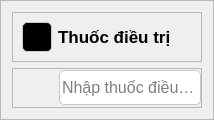
            <widget class="QFrame" name="frame_13">
             <property name="styleSheet">
              <string notr="true">#frame_13{
border: 1px solid rgb(199, 199, 199);
border-radius: 5px;
}
QLineEdit{
border: 1px solid rgb(199, 199, 199);
border-radius: 5px;
}</string>
             </property>
             <property name="frameShape">
              <enum>QFrame::StyledPanel</enum>
             </property>
             <property name="frameShadow">
              <enum>QFrame::Raised</enum>
             </property>
             <layout class="QVBoxLayout" name="verticalLayout_8">
              <item>
               <widget class="QFrame" name="frame_79">
                <property name="frameShape">
                 <enum>QFrame::StyledPanel</enum>
                </property>
                <property name="frameShadow">
                 <enum>QFrame::Raised</enum>
                </property>
                <layout class="QHBoxLayout" name="horizontalLayout_17">
                 <item>
                  <widget class="QPushButton" name="btnThuocDieuTri">
                   <property name="minimumSize">
                    <size>
                     <width>30</width>
                     <height>30</height>
                    </size>
                   </property>
                   <property name="maximumSize">
                    <size>
                     <width>30</width>
                     <height>30</height>
                    </size>
                   </property>
                   <property name="font">
                    <font>
                     <weight>62</weight>
                     <bold>true</bold>
                    </font>
                   </property>
                   <property name="cursor">
                    <cursorShape>PointingHandCursor</cursorShape>
                   </property>
                   <property name="styleSheet">
                    <string notr="true">color:#fff;
font-weight:500;
border-radius: 5px;
border:1px solid  #ccc;
background-color:#000;</string>
                   </property>
                   <property name="text">
                    <string/>
                   </property>
                   <property name="icon">
                    <iconset resource="../../resources.qrc">
                     <normaloff>:/images/res/drawable/icons/add_icon.svg</normaloff>:/images/res/drawable/icons/add_icon.svg</iconset>
                   </property>
                   <property name="iconSize">
                    <size>
                     <width>24</width>
                     <height>24</height>
                    </size>
                   </property>
                  </widget>
                 </item>
                 <item>
                  <widget class="QLabel" name="lbName_4">
                   <property name="maximumSize">
                    <size>
                     <width>16777215</width>
                     <height>30</height>
                    </size>
                   </property>
                   <property name="font">
                    <font>
                     <pointsize>13</pointsize>
                     <weight>75</weight>
                     <bold>true</bold>
                    </font>
                   </property>
                   <property name="text">
                    <string>Thuốc điều trị</string>
                   </property>
                  </widget>
                 </item>
                </layout>
               </widget>
              </item>
              <item>
               <layout class="QVBoxLayout" name="verticalLayout_9">
                <item>
                 <widget class="QFrame" name="frame_80">
                  <property name="minimumSize">
                   <size>
                    <width>0</width>
                    <height>40</height>
                   </size>
                  </property>
                  <property name="frameShape">
                   <enum>QFrame::StyledPanel</enum>
                  </property>
                  <property name="frameShadow">
                   <enum>QFrame::Raised</enum>
                  </property>
                  <layout class="QHBoxLayout" name="horizontalLayout_18">
                   <property name="leftMargin">
                    <number>10</number>
                   </property>
                   <property name="topMargin">
                    <number>0</number>
                   </property>
                   <property name="rightMargin">
                    <number>0</number>
                   </property>
                   <property name="bottomMargin">
                    <number>0</number>
                   </property>
                   <item>
                    <widget class="QPushButton" name="btnBack_10">
                     <property name="minimumSize">
                      <size>
                       <width>30</width>
                       <height>30</height>
                      </size>
                     </property>
                     <property name="maximumSize">
                      <size>
                       <width>30</width>
                       <height>30</height>
                      </size>
                     </property>
                     <property name="font">
                      <font>
                       <weight>62</weight>
                       <bold>true</bold>
                      </font>
                     </property>
                     <property name="cursor">
                      <cursorShape>PointingHandCursor</cursorShape>
                     </property>
                     <property name="styleSheet">
                      <string notr="true">color:#fff;
font-weight:500;
border-radius: 5px;
</string>
                     </property>
                     <property name="text">
                      <string/>
                     </property>
                     <property name="icon">
                      <iconset resource="../../resources.qrc">
                       <normaloff>:/images/res/drawable/icons/delete_red_icon.svg</normaloff>:/images/res/drawable/icons/delete_red_icon.svg</iconset>
                     </property>
                     <property name="iconSize">
                      <size>
                       <width>24</width>
                       <height>24</height>
                      </size>
                     </property>
                    </widget>
                   </item>
                   <item>
                    <widget class="QLineEdit" name="lineEdit_8">
                     <property name="minimumSize">
                      <size>
                       <width>0</width>
                       <height>35</height>
                      </size>
                     </property>
                     <property name="maximumSize">
                      <size>
                       <width>16777215</width>
                       <height>35</height>
                      </size>
                     </property>
                     <property name="font">
                      <font>
                       <pointsize>12</pointsize>
                      </font>
                     </property>
                     <property name="placeholderText">
                      <string>Nhập thuốc điều trị...</string>
                     </property>
                    </widget>
                   </item>
                  </layout>
                 </widget>
                </item>
               </layout>
              </item>
             </layout>
            </widget>
